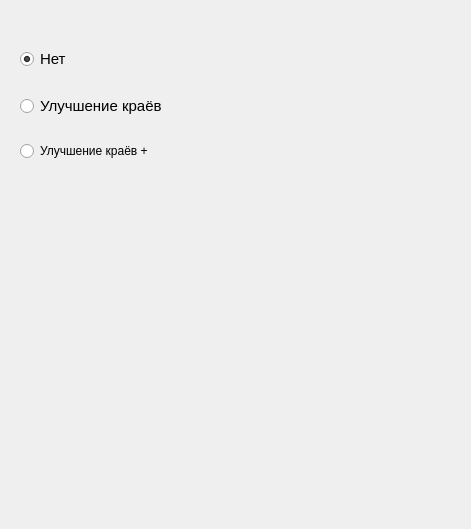
      <widget class="QWidget" name="page_3">
       <property name="geometry">
        <rect>
         <x>0</x>
         <y>0</y>
         <width>471</width>
         <height>529</height>
        </rect>
       </property>
       <attribute name="label">
        <string>Резкость (улучшение краёв)</string>
       </attribute>
       <widget class="QWidget" name="gridLayoutWidget_10">
        <property name="geometry">
         <rect>
          <x>20</x>
          <y>30</y>
          <width>331</width>
          <height>151</height>
         </rect>
        </property>
        <layout class="QGridLayout" name="gridLayout_6">
         <item row="0" column="0">
          <widget class="QRadioButton" name="no_edge">
           <property name="font">
            <font>
             <pointsize>11</pointsize>
             <weight>50</weight>
             <bold>false</bold>
            </font>
           </property>
           <property name="text">
            <string>Нет</string>
           </property>
           <property name="checked">
            <bool>true</bool>
           </property>
           <attribute name="buttonGroup">
            <string notr="true">group_edge</string>
           </attribute>
          </widget>
         </item>
         <item row="1" column="0">
          <widget class="QRadioButton" name="edge">
           <property name="font">
            <font>
             <pointsize>11</pointsize>
             <weight>50</weight>
             <bold>false</bold>
            </font>
           </property>
           <property name="text">
            <string>Улучшение краёв</string>
           </property>
           <attribute name="buttonGroup">
            <string notr="true">group_edge</string>
           </attribute>
          </widget>
         </item>
         <item row="2" column="0">
          <widget class="QRadioButton" name="edge_plus">
           <property name="text">
            <string>Улучшение краёв +</string>
           </property>
           <attribute name="buttonGroup">
            <string notr="true">group_edge</string>
           </attribute>
          </widget>
         </item>
        </layout>
       </widget>
      </widget>
